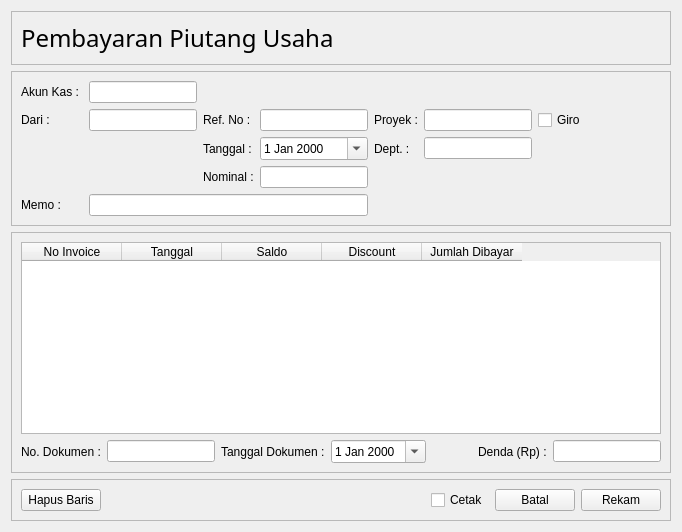
            <widget class="QWidget" name="st_Penjualan_PembayaranPiutang_Baru">
             <layout class="QVBoxLayout" name="verticalLayout_8">
              <item>
               <widget class="QFrame" name="fr_Penjualan_PembayaranPiutang_Baru_title">
                <property name="sizePolicy">
                 <sizepolicy hsizetype="Preferred" vsizetype="Maximum">
                  <horstretch>0</horstretch>
                  <verstretch>0</verstretch>
                 </sizepolicy>
                </property>
                <property name="frameShape">
                 <enum>QFrame::StyledPanel</enum>
                </property>
                <property name="frameShadow">
                 <enum>QFrame::Raised</enum>
                </property>
                <layout class="QGridLayout" name="gl_Penjualan_PembayaranPiutang_Baru_title">
                 <item row="0" column="0">
                  <widget class="QLabel" name="lb_Penjualan_PembayaranPiutang_Baru_title">
                   <property name="sizePolicy">
                    <sizepolicy hsizetype="Preferred" vsizetype="Maximum">
                     <horstretch>0</horstretch>
                     <verstretch>0</verstretch>
                    </sizepolicy>
                   </property>
                   <property name="font">
                    <font>
                     <family>Segoe UI Semilight</family>
                     <pointsize>18</pointsize>
                    </font>
                   </property>
                   <property name="text">
                    <string>Pembayaran Piutang Usaha</string>
                   </property>
                   <property name="alignment">
                    <set>Qt::AlignLeading|Qt::AlignLeft|Qt::AlignVCenter</set>
                   </property>
                  </widget>
                 </item>
                </layout>
               </widget>
              </item>
              <item>
               <widget class="QFrame" name="fr_Penjualan_PembayaranPiutang_Baru_input">
                <property name="sizePolicy">
                 <sizepolicy hsizetype="Preferred" vsizetype="Maximum">
                  <horstretch>0</horstretch>
                  <verstretch>0</verstretch>
                 </sizepolicy>
                </property>
                <property name="frameShape">
                 <enum>QFrame::StyledPanel</enum>
                </property>
                <property name="frameShadow">
                 <enum>QFrame::Raised</enum>
                </property>
                <layout class="QGridLayout" name="gl_Penjualan_PembayaranPiutang_Baru_input">
                 <item row="5" column="0">
                  <widget class="QLabel" name="lb_Penjualan_PembayaranPiutang_Baru_Memo">
                   <property name="text">
                    <string>Memo :</string>
                   </property>
                  </widget>
                 </item>
                 <item row="2" column="0">
                  <widget class="QLabel" name="lb_Penjualan_PembayaranPiutang_Baru_Dari">
                   <property name="text">
                    <string>Dari :</string>
                   </property>
                  </widget>
                 </item>
                 <item row="0" column="1" colspan="3">
                  <widget class="QLineEdit" name="le_Penjualan_PembayaranPiutang_Baru_Akun">
                   <property name="sizePolicy">
                    <sizepolicy hsizetype="Maximum" vsizetype="Fixed">
                     <horstretch>0</horstretch>
                     <verstretch>0</verstretch>
                    </sizepolicy>
                   </property>
                  </widget>
                 </item>
                 <item row="3" column="4">
                  <widget class="QLabel" name="lb_Penjualan_PembayaranPiutang_Baru_Dept">
                   <property name="text">
                    <string>Dept. :</string>
                   </property>
                  </widget>
                 </item>
                 <item row="2" column="7">
                  <widget class="QCheckBox" name="chk_Penjualan_PembayaranPiutang_Baru_Giro">
                   <property name="text">
                    <string>Giro</string>
                   </property>
                  </widget>
                 </item>
                 <item row="0" column="0">
                  <widget class="QLabel" name="lb_Penjualan_PembayaranPiutang_Baru_Akun">
                   <property name="text">
                    <string>Akun Kas : </string>
                   </property>
                  </widget>
                 </item>
                 <item row="3" column="5">
                  <widget class="QLineEdit" name="le_Penjualan_PembayaranPiutang_Baru_Dept"/>
                 </item>
                 <item row="4" column="3">
                  <widget class="QLineEdit" name="le_Penjualan_PembayaranPiutang_Baru_Nominal"/>
                 </item>
                 <item row="5" column="1" colspan="3">
                  <widget class="QLineEdit" name="le_Penjualan_PembayaranPiutang_Baru_Memo"/>
                 </item>
                 <item row="4" column="2">
                  <widget class="QLabel" name="lb_Penjualan_PembayaranPiutang_Baru_Nominal">
                   <property name="text">
                    <string>Nominal :</string>
                   </property>
                  </widget>
                 </item>
                 <item row="3" column="2">
                  <widget class="QLabel" name="lb_Penjualan_PembayaranPiutang_Baru_Tanggal">
                   <property name="text">
                    <string>Tanggal :</string>
                   </property>
                  </widget>
                 </item>
                 <item row="2" column="5">
                  <widget class="QLineEdit" name="le_Penjualan_PembayaranPiutang_Baru_Proyek"/>
                 </item>
                 <item row="2" column="4">
                  <widget class="QLabel" name="lb_Penjualan_PembayaranPiutang_Baru_Proyek">
                   <property name="text">
                    <string>Proyek :</string>
                   </property>
                  </widget>
                 </item>
                 <item row="2" column="3">
                  <widget class="QLineEdit" name="le_Penjualan_PembayaranPiutang_Baru_NoRef"/>
                 </item>
                 <item row="2" column="2">
                  <widget class="QLabel" name="lb_Penjualan_PembayaranPiutang_Baru_NoRef">
                   <property name="text">
                    <string>Ref. No :</string>
                   </property>
                  </widget>
                 </item>
                 <item row="2" column="1">
                  <widget class="QLineEdit" name="le_Penjualan_PembayaranPiutang_Baru_Dari">
                   <property name="sizePolicy">
                    <sizepolicy hsizetype="Fixed" vsizetype="Fixed">
                     <horstretch>0</horstretch>
                     <verstretch>0</verstretch>
                    </sizepolicy>
                   </property>
                  </widget>
                 </item>
                 <item row="2" column="8">
                  <spacer name="hs_Penjualan_PembayaranPiutang_Baru_input">
                   <property name="orientation">
                    <enum>Qt::Horizontal</enum>
                   </property>
                   <property name="sizeHint" stdset="0">
                    <size>
                     <width>40</width>
                     <height>20</height>
                    </size>
                   </property>
                  </spacer>
                 </item>
                 <item row="3" column="3">
                  <widget class="QDateEdit" name="de_Penjualan_PembayaranPiutang_Baru_Tanggal">
                   <property name="calendarPopup">
                    <bool>true</bool>
                   </property>
                  </widget>
                 </item>
                </layout>
                <zorder>lb_Penjualan_PembayaranPiutang_Baru_Akun</zorder>
                <zorder>lb_Penjualan_PembayaranPiutang_Baru_Dari</zorder>
                <zorder>le_Penjualan_PembayaranPiutang_Baru_Akun</zorder>
                <zorder>le_Penjualan_PembayaranPiutang_Baru_Dari</zorder>
                <zorder>lb_Penjualan_PembayaranPiutang_Baru_NoRef</zorder>
                <zorder>le_Penjualan_PembayaranPiutang_Baru_NoRef</zorder>
                <zorder>lb_Penjualan_PembayaranPiutang_Baru_Proyek</zorder>
                <zorder>le_Penjualan_PembayaranPiutang_Baru_Proyek</zorder>
                <zorder>lb_Penjualan_PembayaranPiutang_Baru_Tanggal</zorder>
                <zorder>lb_Penjualan_PembayaranPiutang_Baru_Nominal</zorder>
                <zorder>lb_Penjualan_PembayaranPiutang_Baru_Memo</zorder>
                <zorder>le_Penjualan_PembayaranPiutang_Baru_Nominal</zorder>
                <zorder>le_Penjualan_PembayaranPiutang_Baru_Memo</zorder>
                <zorder>lb_Penjualan_PembayaranPiutang_Baru_Dept</zorder>
                <zorder>le_Penjualan_PembayaranPiutang_Baru_Dept</zorder>
                <zorder>chk_Penjualan_PembayaranPiutang_Baru_Giro</zorder>
                <zorder>hs_Penjualan_PembayaranPiutang_Baru_input</zorder>
                <zorder>de_Penjualan_PembayaranPiutang_Baru_Tanggal</zorder>
               </widget>
              </item>
              <item>
               <widget class="QFrame" name="fr_Penjualan_PembayaranPiutang_Baru_tabel">
                <property name="sizePolicy">
                 <sizepolicy hsizetype="Preferred" vsizetype="Expanding">
                  <horstretch>0</horstretch>
                  <verstretch>0</verstretch>
                 </sizepolicy>
                </property>
                <property name="frameShape">
                 <enum>QFrame::StyledPanel</enum>
                </property>
                <property name="frameShadow">
                 <enum>QFrame::Raised</enum>
                </property>
                <layout class="QGridLayout" name="gl_Penjualan_PembayaranPiutang_Baru_tabel">
                 <item row="2" column="0">
                  <widget class="QLabel" name="lb_Penjualan_PembayaranPiutang_Baru_NoDolumen">
                   <property name="text">
                    <string>No. Dokumen :</string>
                   </property>
                  </widget>
                 </item>
                 <item row="2" column="1">
                  <widget class="QLineEdit" name="le_Penjualan_PembayaranPiutang_Baru_NoDokumen">
                   <property name="sizePolicy">
                    <sizepolicy hsizetype="Preferred" vsizetype="Fixed">
                     <horstretch>0</horstretch>
                     <verstretch>0</verstretch>
                    </sizepolicy>
                   </property>
                  </widget>
                 </item>
                 <item row="0" column="0" colspan="7">
                  <widget class="QTableWidget" name="tbl_Penjualan_PembayaranPiutang_Baru">
                   <property name="sizePolicy">
                    <sizepolicy hsizetype="Expanding" vsizetype="MinimumExpanding">
                     <horstretch>0</horstretch>
                     <verstretch>0</verstretch>
                    </sizepolicy>
                   </property>
                   <column>
                    <property name="text">
                     <string>No Invoice</string>
                    </property>
                   </column>
                   <column>
                    <property name="text">
                     <string>Tanggal</string>
                    </property>
                   </column>
                   <column>
                    <property name="text">
                     <string>Saldo</string>
                    </property>
                   </column>
                   <column>
                    <property name="text">
                     <string>Discount</string>
                    </property>
                   </column>
                   <column>
                    <property name="text">
                     <string>Jumlah Dibayar</string>
                    </property>
                   </column>
                  </widget>
                 </item>
                 <item row="2" column="2">
                  <widget class="QLabel" name="lb_Penjualan_PembayaranPiutang_Baru_TanggalDok">
                   <property name="text">
                    <string>Tanggal Dokumen :</string>
                   </property>
                  </widget>
                 </item>
                 <item row="2" column="5">
                  <widget class="QLabel" name="lb_Penjualan_PembayaranPiutang_Baru_Denda">
                   <property name="text">
                    <string>Denda (Rp) :</string>
                   </property>
                  </widget>
                 </item>
                 <item row="2" column="4">
                  <spacer name="hs_Penjualan_PembayaranPiutang_Baru_tengah">
                   <property name="orientation">
                    <enum>Qt::Horizontal</enum>
                   </property>
                   <property name="sizeHint" stdset="0">
                    <size>
                     <width>40</width>
                     <height>20</height>
                    </size>
                   </property>
                  </spacer>
                 </item>
                 <item row="2" column="6">
                  <widget class="QLineEdit" name="le_Penjualan_PembayaranPiutang_Baru_Denda">
                   <property name="sizePolicy">
                    <sizepolicy hsizetype="Preferred" vsizetype="Fixed">
                     <horstretch>0</horstretch>
                     <verstretch>0</verstretch>
                    </sizepolicy>
                   </property>
                  </widget>
                 </item>
                 <item row="2" column="3">
                  <widget class="QDateEdit" name="de_Penjualan_PembayaranPiutang_Baru_Dokumen">
                   <property name="calendarPopup">
                    <bool>true</bool>
                   </property>
                  </widget>
                 </item>
                </layout>
               </widget>
              </item>
              <item>
               <widget class="QFrame" name="fr_Penjualan_PembayaranPiutang_Baru_tombol">
                <property name="sizePolicy">
                 <sizepolicy hsizetype="Preferred" vsizetype="Maximum">
                  <horstretch>0</horstretch>
                  <verstretch>0</verstretch>
                 </sizepolicy>
                </property>
                <property name="frameShape">
                 <enum>QFrame::StyledPanel</enum>
                </property>
                <property name="frameShadow">
                 <enum>QFrame::Raised</enum>
                </property>
                <layout class="QHBoxLayout" name="hl_Penjualan_PembayaranPiutang_Baru_tombol">
                 <item>
                  <widget class="QPushButton" name="tb_Penjualan_PembayaranPiutang_Baru_Hapus">
                   <property name="text">
                    <string>Hapus Baris</string>
                   </property>
                  </widget>
                 </item>
                 <item>
                  <spacer name="hs_Penjualan_PembayaranPiutang_Baru_bawah">
                   <property name="orientation">
                    <enum>Qt::Horizontal</enum>
                   </property>
                   <property name="sizeHint" stdset="0">
                    <size>
                     <width>40</width>
                     <height>20</height>
                    </size>
                   </property>
                  </spacer>
                 </item>
                 <item>
                  <widget class="QCheckBox" name="chk_Penjualan_PembayaranPiutang_Baru_Cetak">
                   <property name="text">
                    <string>Cetak</string>
                   </property>
                  </widget>
                 </item>
                 <item>
                  <widget class="QPushButton" name="tb_Penjualan_PembayaranPiutang_Baru_Batal">
                   <property name="text">
                    <string>Batal</string>
                   </property>
                  </widget>
                 </item>
                 <item>
                  <widget class="QPushButton" name="tb_Penjualan_PembayaranPiutang_Baru_Rekam">
                   <property name="text">
                    <string>Rekam</string>
                   </property>
                  </widget>
                 </item>
                </layout>
               </widget>
              </item>
             </layout>
            </widget>
